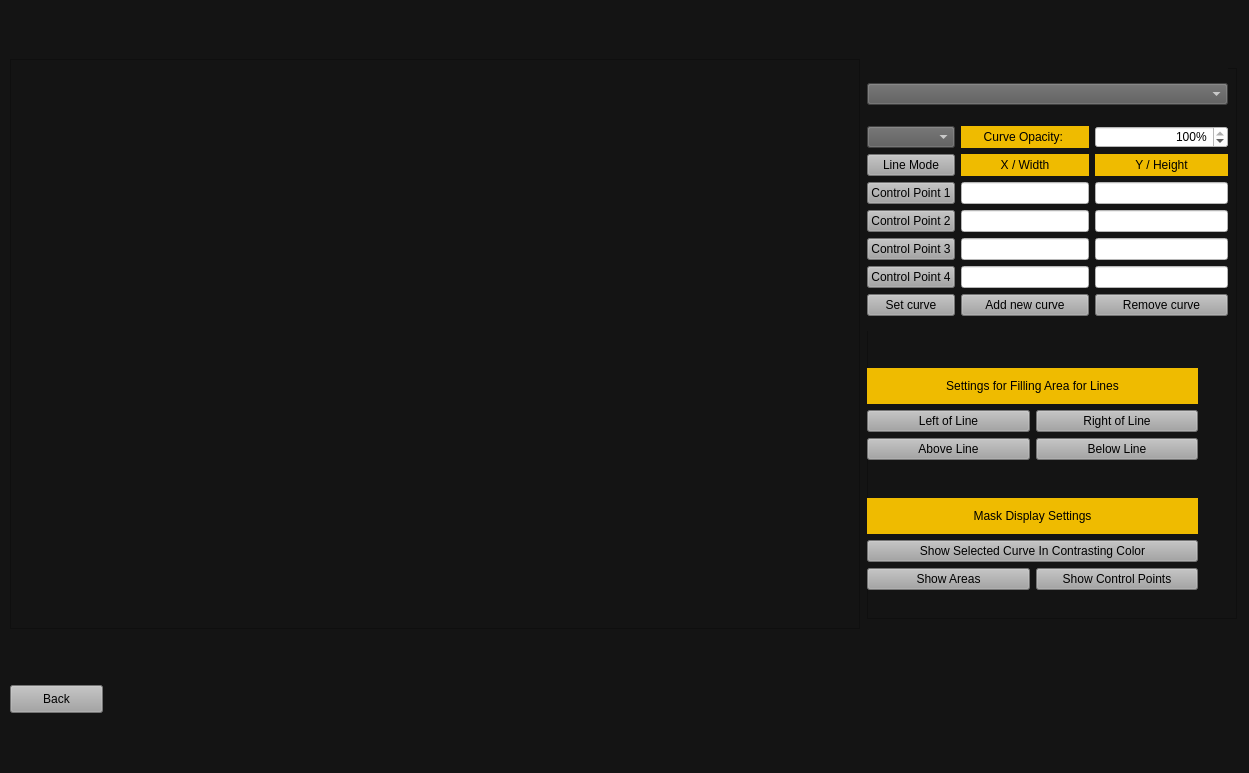
<?xml version="1.0" encoding="UTF-8"?>
<ui version="4.0">
 <class>MainWindow</class>
 <widget class="QMainWindow" name="MainWindow">
  <property name="geometry">
   <rect>
    <x>0</x>
    <y>0</y>
    <width>1249</width>
    <height>773</height>
   </rect>
  </property>
  <property name="windowTitle">
   <string>MainWindow</string>
  </property>
  <property name="styleSheet">
   <string notr="true">background-color: rgb(20, 20, 20)</string>
  </property>
  <widget class="QWidget" name="centralwidget">
   <layout class="QGridLayout" name="gridLayout">
    <item row="0" column="0">
     <widget class="QFrame" name="frame_1">
      <property name="minimumSize">
       <size>
        <width>850</width>
        <height>570</height>
       </size>
      </property>
      <property name="frameShape">
       <enum>QFrame::StyledPanel</enum>
      </property>
      <property name="frameShadow">
       <enum>QFrame::Raised</enum>
      </property>
      <widget class="QWidget" name="horizontalLayoutWidget">
       <property name="geometry">
        <rect>
         <x>10</x>
         <y>10</y>
         <width>831</width>
         <height>551</height>
        </rect>
       </property>
       <layout class="QHBoxLayout" name="horizontalLayout_1"/>
      </widget>
     </widget>
    </item>
    <item row="0" column="1">
     <widget class="QFrame" name="frame_2">
      <property name="minimumSize">
       <size>
        <width>370</width>
        <height>551</height>
       </size>
      </property>
      <property name="maximumSize">
       <size>
        <width>370</width>
        <height>551</height>
       </size>
      </property>
      <property name="styleSheet">
       <string notr="true"/>
      </property>
      <property name="frameShape">
       <enum>QFrame::StyledPanel</enum>
      </property>
      <property name="frameShadow">
       <enum>QFrame::Raised</enum>
      </property>
      <widget class="QWidget" name="verticalLayoutWidget">
       <property name="geometry">
        <rect>
         <x>0</x>
         <y>0</y>
         <width>361</width>
         <height>263</height>
        </rect>
       </property>
       <layout class="QVBoxLayout" name="verticalLayout_1">
        <item>
         <widget class="QComboBox" name="Client_projectors_box">
          <property name="styleSheet">
           <string notr="true">color: rgb(255, 255, 255);
background-color: rgb(89, 89, 89);</string>
          </property>
         </widget>
        </item>
        <item>
         <layout class="QGridLayout" name="gridLayout_4">
          <item row="2" column="2">
           <widget class="QLineEdit" name="control_point_1_y_line">
            <property name="minimumSize">
             <size>
              <width>133</width>
              <height>20</height>
             </size>
            </property>
            <property name="maximumSize">
             <size>
              <width>133</width>
              <height>16777215</height>
             </size>
            </property>
            <property name="styleSheet">
             <string notr="true">background-color: rgb(255, 255, 255);</string>
            </property>
           </widget>
          </item>
          <item row="3" column="1">
           <widget class="QLineEdit" name="control_point_2_x_line">
            <property name="styleSheet">
             <string notr="true">background-color: rgb(255, 255, 255);</string>
            </property>
           </widget>
          </item>
          <item row="5" column="0">
           <widget class="QPushButton" name="Control_point_4_btn">
            <property name="styleSheet">
             <string notr="true">QPushButton {
background-color: rgb(162, 162, 162);
}

QPushButton:hover {
background-color: rgb(38, 186, 255);
}

QPushButton:pressed {
	background-color: rgb(19, 92, 126);
}</string>
            </property>
            <property name="text">
             <string>Control Point 4</string>
            </property>
           </widget>
          </item>
          <item row="2" column="1">
           <widget class="QLineEdit" name="control_point_1_x_line">
            <property name="styleSheet">
             <string notr="true">background-color: rgb(255, 255, 255);</string>
            </property>
           </widget>
          </item>
          <item row="4" column="0">
           <widget class="QPushButton" name="Control_point_3_btn">
            <property name="styleSheet">
             <string notr="true">QPushButton {
background-color: rgb(162, 162, 162);
}

QPushButton:hover {
background-color: rgb(38, 186, 255);
}

QPushButton:pressed {
	background-color: rgb(19, 92, 126);
}</string>
            </property>
            <property name="text">
             <string>Control Point 3</string>
            </property>
           </widget>
          </item>
          <item row="5" column="1">
           <widget class="QLineEdit" name="control_point_4_x_line">
            <property name="styleSheet">
             <string notr="true">background-color: rgb(255, 255, 255);</string>
            </property>
           </widget>
          </item>
          <item row="0" column="2">
           <widget class="QDoubleSpinBox" name="Curve_opacity_box">
            <property name="minimumSize">
             <size>
              <width>133</width>
              <height>0</height>
             </size>
            </property>
            <property name="maximumSize">
             <size>
              <width>16777215</width>
              <height>16777215</height>
             </size>
            </property>
            <property name="styleSheet">
             <string notr="true">background-color: rgb(255, 255, 255);</string>
            </property>
            <property name="alignment">
             <set>Qt::AlignRight|Qt::AlignTrailing|Qt::AlignVCenter</set>
            </property>
            <property name="suffix">
             <string>%</string>
            </property>
            <property name="decimals">
             <number>0</number>
            </property>
            <property name="maximum">
             <double>100.000000000000000</double>
            </property>
            <property name="value">
             <double>100.000000000000000</double>
            </property>
           </widget>
          </item>
          <item row="5" column="2">
           <widget class="QLineEdit" name="control_point_4_y_line">
            <property name="maximumSize">
             <size>
              <width>133</width>
              <height>16777215</height>
             </size>
            </property>
            <property name="styleSheet">
             <string notr="true">background-color: rgb(255, 255, 255);</string>
            </property>
           </widget>
          </item>
          <item row="3" column="0">
           <widget class="QPushButton" name="Control_point_2_btn">
            <property name="styleSheet">
             <string notr="true">QPushButton {
background-color: rgb(162, 162, 162);
}

QPushButton:hover {
background-color: rgb(38, 186, 255);
}

QPushButton:pressed {
	background-color: rgb(19, 92, 126);
}</string>
            </property>
            <property name="text">
             <string>Control Point 2</string>
            </property>
           </widget>
          </item>
          <item row="3" column="2">
           <widget class="QLineEdit" name="control_point_2_y_line">
            <property name="minimumSize">
             <size>
              <width>133</width>
              <height>0</height>
             </size>
            </property>
            <property name="maximumSize">
             <size>
              <width>133</width>
              <height>16777215</height>
             </size>
            </property>
            <property name="styleSheet">
             <string notr="true">background-color: rgb(255, 255, 255);</string>
            </property>
           </widget>
          </item>
          <item row="0" column="1">
           <widget class="QLabel" name="curve_opacity_label">
            <property name="layoutDirection">
             <enum>Qt::LeftToRight</enum>
            </property>
            <property name="styleSheet">
             <string notr="true">background-color: rgb(239, 187, 0);</string>
            </property>
            <property name="text">
             <string>&lt;html&gt;&lt;head/&gt;&lt;body&gt;&lt;p&gt;&lt;span style=&quot; color:#000000;&quot;&gt;Curve Opacity: &lt;/span&gt;&lt;/p&gt;&lt;/body&gt;&lt;/html&gt;</string>
            </property>
            <property name="textFormat">
             <enum>Qt::AutoText</enum>
            </property>
            <property name="alignment">
             <set>Qt::AlignCenter</set>
            </property>
           </widget>
          </item>
          <item row="1" column="2">
           <widget class="QLabel" name="y_label">
            <property name="minimumSize">
             <size>
              <width>133</width>
              <height>0</height>
             </size>
            </property>
            <property name="maximumSize">
             <size>
              <width>133</width>
              <height>16777215</height>
             </size>
            </property>
            <property name="styleSheet">
             <string notr="true">background-color: rgb(239, 187, 0);</string>
            </property>
            <property name="text">
             <string>&lt;html&gt;&lt;head/&gt;&lt;body&gt;&lt;p&gt;&lt;span style=&quot; color:#000000;&quot;&gt;Y / Height&lt;/span&gt;&lt;/p&gt;&lt;/body&gt;&lt;/html&gt;</string>
            </property>
            <property name="alignment">
             <set>Qt::AlignCenter</set>
            </property>
           </widget>
          </item>
          <item row="1" column="0">
           <widget class="QPushButton" name="Line_mode_btn">
            <property name="styleSheet">
             <string notr="true">QPushButton {
background-color: rgb(162, 162, 162);
}

QPushButton:hover {
background-color: rgb(38, 186, 255);
}

QPushButton:pressed {
	background-color: rgb(19, 92, 126);
}</string>
            </property>
            <property name="text">
             <string>Line Mode</string>
            </property>
           </widget>
          </item>
          <item row="4" column="2">
           <widget class="QLineEdit" name="control_point_3_y_line">
            <property name="maximumSize">
             <size>
              <width>133</width>
              <height>16777215</height>
             </size>
            </property>
            <property name="styleSheet">
             <string notr="true">background-color: rgb(255, 255, 255);</string>
            </property>
           </widget>
          </item>
          <item row="2" column="0">
           <widget class="QPushButton" name="Control_point_1_btn">
            <property name="styleSheet">
             <string notr="true">QPushButton {
background-color: rgb(162, 162, 162);
}

QPushButton:hover {
background-color: rgb(38, 186, 255);
}

QPushButton:pressed {
	background-color: rgb(19, 92, 126);
}</string>
            </property>
            <property name="text">
             <string>Control Point 1</string>
            </property>
           </widget>
          </item>
          <item row="7" column="2">
           <widget class="QPushButton" name="Remove_curve_btn">
            <property name="styleSheet">
             <string notr="true">QPushButton {
background-color: rgb(162, 162, 162);
}

QPushButton:hover {
background-color: rgb(38, 186, 255);
}

QPushButton:pressed {
	background-color: rgb(19, 92, 126);
}</string>
            </property>
            <property name="text">
             <string>Remove curve</string>
            </property>
           </widget>
          </item>
          <item row="0" column="0">
           <widget class="QComboBox" name="Curve_box">
            <property name="styleSheet">
             <string notr="true">color: rgb(255, 255, 255);
background-color: rgb(89, 89, 89);
</string>
            </property>
           </widget>
          </item>
          <item row="4" column="1">
           <widget class="QLineEdit" name="control_point_3_x_line">
            <property name="styleSheet">
             <string notr="true">background-color: rgb(255, 255, 255);</string>
            </property>
           </widget>
          </item>
          <item row="7" column="0">
           <widget class="QPushButton" name="Set_curve_btn">
            <property name="styleSheet">
             <string notr="true">QPushButton {
background-color: rgb(162, 162, 162);
}

QPushButton:hover {
background-color: rgb(38, 186, 255);
}

QPushButton:pressed {
	background-color: rgb(19, 92, 126);
}</string>
            </property>
            <property name="text">
             <string>Set curve</string>
            </property>
           </widget>
          </item>
          <item row="1" column="1">
           <widget class="QLabel" name="x_label">
            <property name="styleSheet">
             <string notr="true">background-color: rgb(239, 187, 0);</string>
            </property>
            <property name="text">
             <string>&lt;html&gt;&lt;head/&gt;&lt;body&gt;&lt;p&gt;&lt;span style=&quot; color:#000000;&quot;&gt;X / Width&lt;/span&gt;&lt;/p&gt;&lt;/body&gt;&lt;/html&gt;</string>
            </property>
            <property name="alignment">
             <set>Qt::AlignCenter</set>
            </property>
           </widget>
          </item>
          <item row="7" column="1">
           <widget class="QPushButton" name="Add_curve_btn">
            <property name="styleSheet">
             <string notr="true">QPushButton {
background-color: rgb(162, 162, 162);
}

QPushButton:hover {
background-color: rgb(38, 186, 255);
}

QPushButton:pressed {
	background-color: rgb(19, 92, 126);
}</string>
            </property>
            <property name="text">
             <string>Add new curve</string>
            </property>
           </widget>
          </item>
         </layout>
        </item>
       </layout>
      </widget>
      <widget class="QWidget" name="horizontalLayoutWidget_2">
       <property name="geometry">
        <rect>
         <x>0</x>
         <y>300</y>
         <width>331</width>
         <height>92</height>
        </rect>
       </property>
       <layout class="QHBoxLayout" name="horizontalLayout_2">
        <item>
         <layout class="QVBoxLayout" name="verticalLayout_2">
          <item>
           <widget class="QLabel" name="Filling_lines_label">
            <property name="styleSheet">
             <string notr="true">background-color: rgb(239, 187, 0);</string>
            </property>
            <property name="text">
             <string>&lt;html&gt;&lt;head/&gt;&lt;body&gt;&lt;p align=&quot;center&quot;&gt;&lt;span style=&quot; color:#000000;&quot;&gt;Settings for Filling Area for Lines&lt;/span&gt;&lt;/p&gt;&lt;/body&gt;&lt;/html&gt;</string>
            </property>
           </widget>
          </item>
          <item>
           <layout class="QGridLayout" name="gridLayout_5">
            <item row="1" column="1">
             <widget class="QPushButton" name="Below_line_btn">
              <property name="styleSheet">
               <string notr="true">QPushButton {
background-color: rgb(162, 162, 162);
}

QPushButton:hover {
background-color: rgb(38, 186, 255);
}

QPushButton:pressed {
	background-color: rgb(19, 92, 126);
}</string>
              </property>
              <property name="text">
               <string>Below Line</string>
              </property>
             </widget>
            </item>
            <item row="1" column="0">
             <widget class="QPushButton" name="Above_line_btn">
              <property name="styleSheet">
               <string notr="true">QPushButton {
background-color: rgb(162, 162, 162);
}

QPushButton:hover {
background-color: rgb(38, 186, 255);
}

QPushButton:pressed {
	background-color: rgb(19, 92, 126);
}</string>
              </property>
              <property name="text">
               <string>Above Line</string>
              </property>
             </widget>
            </item>
            <item row="0" column="0">
             <widget class="QPushButton" name="Left_line_btn">
              <property name="styleSheet">
               <string notr="true">QPushButton {
background-color: rgb(162, 162, 162);
}

QPushButton:hover {
background-color: rgb(38, 186, 255);
}

QPushButton:pressed {
	background-color: rgb(19, 92, 126);
}</string>
              </property>
              <property name="text">
               <string>Left of Line</string>
              </property>
             </widget>
            </item>
            <item row="0" column="1">
             <widget class="QPushButton" name="Right_line_btn">
              <property name="styleSheet">
               <string notr="true">QPushButton {
background-color: rgb(162, 162, 162);
}

QPushButton:hover {
background-color: rgb(38, 186, 255);
}

QPushButton:pressed {
	background-color: rgb(19, 92, 126);
}</string>
              </property>
              <property name="text">
               <string>Right of Line</string>
              </property>
             </widget>
            </item>
           </layout>
          </item>
         </layout>
        </item>
       </layout>
      </widget>
      <widget class="QWidget" name="horizontalLayoutWidget_3">
       <property name="geometry">
        <rect>
         <x>0</x>
         <y>430</y>
         <width>331</width>
         <height>92</height>
        </rect>
       </property>
       <layout class="QHBoxLayout" name="horizontalLayout_3">
        <item>
         <layout class="QVBoxLayout" name="verticalLayout_3">
          <item>
           <widget class="QLabel" name="Mask_display_label">
            <property name="styleSheet">
             <string notr="true">background-color: rgb(239, 187, 0);</string>
            </property>
            <property name="text">
             <string>&lt;html&gt;&lt;head/&gt;&lt;body&gt;&lt;p align=&quot;center&quot;&gt;&lt;span style=&quot; color:#000000;&quot;&gt;Mask Display Settings&lt;/span&gt;&lt;/p&gt;&lt;/body&gt;&lt;/html&gt;</string>
            </property>
           </widget>
          </item>
          <item>
           <widget class="QPushButton" name="Show_contrast_curve_btn">
            <property name="styleSheet">
             <string notr="true">QPushButton {
background-color: rgb(162, 162, 162);
}

QPushButton:hover {
background-color: rgb(38, 186, 255);
}

QPushButton:pressed {
	background-color: rgb(19, 92, 126);
}</string>
            </property>
            <property name="text">
             <string>Show Selected Curve In Contrasting Color</string>
            </property>
           </widget>
          </item>
          <item>
           <layout class="QHBoxLayout" name="horizontalLayout_4">
            <item>
             <widget class="QPushButton" name="Show_areas_btn">
              <property name="styleSheet">
               <string notr="true">QPushButton {
background-color: rgb(162, 162, 162);
}

QPushButton:hover {
background-color: rgb(38, 186, 255);
}

QPushButton:pressed {
	background-color: rgb(19, 92, 126);
}</string>
              </property>
              <property name="text">
               <string>Show Areas</string>
              </property>
             </widget>
            </item>
            <item>
             <widget class="QPushButton" name="Show_control_points_btn">
              <property name="styleSheet">
               <string notr="true">QPushButton {
background-color: rgb(162, 162, 162);
}

QPushButton:hover {
background-color: rgb(38, 186, 255);
}

QPushButton:pressed {
	background-color: rgb(19, 92, 126);
}</string>
              </property>
              <property name="text">
               <string>Show Control Points</string>
              </property>
             </widget>
            </item>
           </layout>
          </item>
         </layout>
        </item>
       </layout>
      </widget>
     </widget>
    </item>
    <item row="1" column="0">
     <widget class="QPushButton" name="Back_btn">
      <property name="minimumSize">
       <size>
        <width>93</width>
        <height>28</height>
       </size>
      </property>
      <property name="maximumSize">
       <size>
        <width>93</width>
        <height>28</height>
       </size>
      </property>
      <property name="styleSheet">
       <string notr="true">QPushButton {
background-color: rgb(162, 162, 162);
}

QPushButton:hover {
background-color: rgb(38, 186, 255);
}

QPushButton:pressed {
	background-color: rgb(19, 92, 126);
}</string>
      </property>
      <property name="text">
       <string>Back</string>
      </property>
     </widget>
    </item>
   </layout>
  </widget>
 </widget>
 <tabstops>
  <tabstop>control_point_1_x_line</tabstop>
  <tabstop>control_point_1_y_line</tabstop>
  <tabstop>control_point_2_x_line</tabstop>
  <tabstop>control_point_2_y_line</tabstop>
  <tabstop>control_point_3_x_line</tabstop>
  <tabstop>control_point_3_y_line</tabstop>
  <tabstop>control_point_4_x_line</tabstop>
  <tabstop>control_point_4_y_line</tabstop>
  <tabstop>Set_curve_btn</tabstop>
  <tabstop>Add_curve_btn</tabstop>
  <tabstop>Remove_curve_btn</tabstop>
  <tabstop>Left_line_btn</tabstop>
  <tabstop>Right_line_btn</tabstop>
  <tabstop>Above_line_btn</tabstop>
  <tabstop>Below_line_btn</tabstop>
  <tabstop>Show_contrast_curve_btn</tabstop>
  <tabstop>Show_areas_btn</tabstop>
  <tabstop>Show_control_points_btn</tabstop>
  <tabstop>Curve_box</tabstop>
  <tabstop>Client_projectors_box</tabstop>
  <tabstop>Control_point_1_btn</tabstop>
  <tabstop>Control_point_2_btn</tabstop>
  <tabstop>Control_point_3_btn</tabstop>
  <tabstop>Control_point_4_btn</tabstop>
  <tabstop>Back_btn</tabstop>
 </tabstops>
 <resources/>
 <connections/>
</ui>
